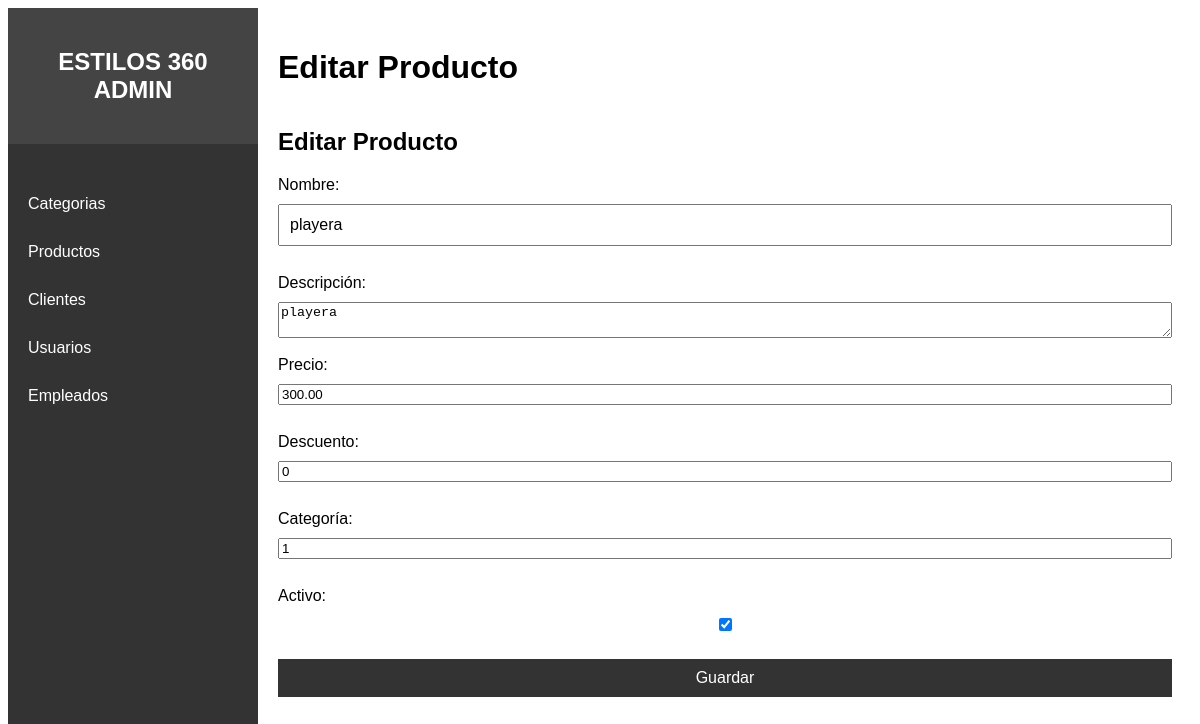
The page /admin/editar_producto.php?id=1 on the database its author committed.
### tables this page shows
CREATE TABLE `productos` (
  `id` int(11) NOT NULL,
  `nombre` varchar(200) NOT NULL,
  `descripcion` text NOT NULL,
  `precio` decimal(10,2) NOT NULL,
  `descuento` tinyint(3) NOT NULL DEFAULT 0,
  `categoria` int(11) NOT NULL,
  `activo` int(11) NOT NULL
);

### admin/editar_producto.php (the view, shortened to what this page needs)
<?php
include 'db_config.php';
$id = $_GET["id"];
$nombre = "";
$descripcion = "";
$precio = 0;
$descuento = 0;
$categoria = 0;
$activo = 1;
if ($_SERVER["REQUEST_METHOD"] == "POST") {
    $id = $_POST["id"];
    $nombre = $_POST["nombre"];
    $descripcion = $_POST["descripcion"];
    $precio = $_POST["precio"];
    $descuento = $_POST["descuento"];
    $categoria = $_POST["categoria"];
    $activo = isset($_POST["activo"]) ? 1 : 0;
    $sql = "UPDATE productos SET nombre='$nombre', descripcion='$descripcion', precio='$precio', descuento='$descuento', categoria='$categoria', activo='$activo' WHERE id=$id";
    if ($conn->query($sql) === TRUE) {
        echo "Producto actualizado exitosamente";
    } else {
        echo "Error al actualizar el producto: " . $conn->error;
    }
    $conn->close();
    header("Location: productos.php");
    exit;
} else {
    $sql = "SELECT * FROM productos WHERE id=$id";
    $result = $conn->query($sql);
    if ($result->num_rows > 0) {
        $row = $result->fetch_assoc();
        $nombre = $row["nombre"];
        $descripcion = $row["descripcion"];
        $precio = $row["precio"];
        $descuento = $row["descuento"];
        $categoria = $row["categoria"];
        $activo = $row["activo"];
    } else {
        echo "Producto no encontrado";
        $conn->close();
        exit;
    }
}
?>
<!DOCTYPE html>
<html lang="en">
<head>
    <link rel="stylesheet" href="css/styless.css">
</head>
<body>
<?php include 'menu.php'; ?>
    <div class="main-content">
        <header>
            <h1>Editar Producto</h1>
        </header>
        <main>
            <h2>Editar Producto</h2>
            <form action="editar_producto.php" method="post">
                <label for="nombre">Nombre:</label>
                <input type="text" id="nombre" name="nombre" value="<?php echo $nombre; ?>" required><br>
                <label for="descripcion">Descripción:</label>
                <textarea id="descripcion" name="descripcion" required><?php echo $descripcion; ?></textarea><br>
                <label for="precio">Precio:</label>
                <input type="number" id="precio" name="precio" step="0.01" value="<?php echo $precio; ?>" required><br>
                <label for="descuento">Descuento:</label>
                <input type="number" id="descuento" name="descuento" value="<?php echo $descuento; ?>" required><br>
                <label for="categoria">Categoría:</label>
                <input type="number" id="categoria" name="categoria" value="<?php echo $categoria; ?>" required><br>
                <label for="activo">Activo:</label>
                <input type="checkbox" id="activo" name="activo" <?php if ($activo) echo 'checked'; ?>><br>
                <input type="submit" value="Guardar">
            </form>
        </main>
    </div>
</body>
</html>

### admin/css/styless.css (style rules this page uses)
body { display: flex; font-family: Arial, sans-serif; }
.main-content { margin-left: 250px; padding: 20px; flex-grow: 1; }
header { display: flex; justify-content: space-between; align-items: center; }
form { display: flex; flex-direction: column; }
form label, form input { margin-bottom: 10px; }
form input[type="text"], form input[type="submit"] { padding: 10px; font-size: 16px; }
form input[type="submit"] { background-color: #333; color: #fff; border: none; cursor: pointer; }

### rows shown on the page
productos: nombre "playera", descripcion "playera", precio "300.00", descuento "0", categoria "1", activo "☑"
